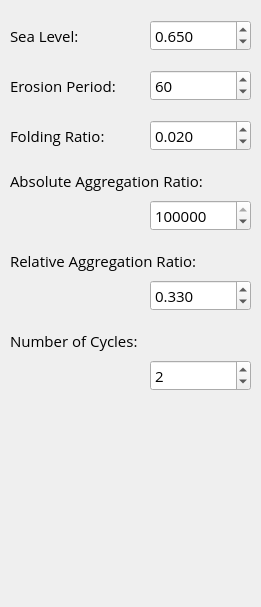
            <widget class="QWidget" name="page_5">
             <property name="geometry">
              <rect>
               <x>0</x>
               <y>0</y>
               <width>261</width>
               <height>607</height>
              </rect>
             </property>
             <attribute name="label">
              <string>Advanced Plate Options</string>
             </attribute>
             <widget class="QLabel" name="label_13">
              <property name="geometry">
               <rect>
                <x>10</x>
                <y>70</y>
                <width>131</width>
                <height>31</height>
               </rect>
              </property>
              <property name="font">
               <font>
                <family>Open Sans</family>
                <pointsize>11</pointsize>
                <weight>50</weight>
                <bold>false</bold>
               </font>
              </property>
              <property name="text">
               <string>Erosion Period:</string>
              </property>
             </widget>
             <widget class="QLabel" name="label_24">
              <property name="geometry">
               <rect>
                <x>10</x>
                <y>20</y>
                <width>121</width>
                <height>31</height>
               </rect>
              </property>
              <property name="font">
               <font>
                <family>Open Sans</family>
                <pointsize>11</pointsize>
                <weight>50</weight>
                <bold>false</bold>
               </font>
              </property>
              <property name="text">
               <string>Sea Level:</string>
              </property>
             </widget>
             <widget class="QSpinBox" name="spnErosionPeriod">
              <property name="geometry">
               <rect>
                <x>150</x>
                <y>70</y>
                <width>101</width>
                <height>31</height>
               </rect>
              </property>
              <property name="font">
               <font>
                <family>Open Sans</family>
                <pointsize>11</pointsize>
                <weight>50</weight>
                <bold>false</bold>
               </font>
              </property>
              <property name="minimum">
               <number>0</number>
              </property>
              <property name="maximum">
               <number>100</number>
              </property>
              <property name="singleStep">
               <number>5</number>
              </property>
              <property name="value">
               <number>60</number>
              </property>
             </widget>
             <widget class="QDoubleSpinBox" name="spnSeaLevel">
              <property name="geometry">
               <rect>
                <x>150</x>
                <y>20</y>
                <width>101</width>
                <height>31</height>
               </rect>
              </property>
              <property name="font">
               <font>
                <family>Open Sans</family>
                <pointsize>11</pointsize>
                <weight>50</weight>
                <bold>false</bold>
               </font>
              </property>
              <property name="styleSheet">
               <string notr="true"/>
              </property>
              <property name="decimals">
               <number>3</number>
              </property>
              <property name="maximum">
               <double>1.000000000000000</double>
              </property>
              <property name="singleStep">
               <double>0.100000000000000</double>
              </property>
              <property name="value">
               <double>0.650000000000000</double>
              </property>
             </widget>
             <widget class="QDoubleSpinBox" name="spnFoldingRatio">
              <property name="geometry">
               <rect>
                <x>150</x>
                <y>120</y>
                <width>101</width>
                <height>31</height>
               </rect>
              </property>
              <property name="font">
               <font>
                <family>Open Sans</family>
                <pointsize>11</pointsize>
                <weight>50</weight>
                <bold>false</bold>
               </font>
              </property>
              <property name="styleSheet">
               <string notr="true"/>
              </property>
              <property name="decimals">
               <number>3</number>
              </property>
              <property name="maximum">
               <double>1.000000000000000</double>
              </property>
              <property name="singleStep">
               <double>0.100000000000000</double>
              </property>
              <property name="value">
               <double>0.020000000000000</double>
              </property>
             </widget>
             <widget class="QLabel" name="label_25">
              <property name="geometry">
               <rect>
                <x>10</x>
                <y>120</y>
                <width>130</width>
                <height>31</height>
               </rect>
              </property>
              <property name="font">
               <font>
                <family>Open Sans</family>
                <pointsize>11</pointsize>
                <weight>50</weight>
                <bold>false</bold>
               </font>
              </property>
              <property name="text">
               <string>Folding Ratio:</string>
              </property>
             </widget>
             <widget class="QSpinBox" name="spnAggAbs">
              <property name="geometry">
               <rect>
                <x>150</x>
                <y>200</y>
                <width>101</width>
                <height>31</height>
               </rect>
              </property>
              <property name="font">
               <font>
                <family>Open Sans</family>
                <pointsize>11</pointsize>
                <weight>50</weight>
                <bold>false</bold>
               </font>
              </property>
              <property name="minimum">
               <number>0</number>
              </property>
              <property name="maximum">
               <number>10000000</number>
              </property>
              <property name="singleStep">
               <number>500000</number>
              </property>
              <property name="value">
               <number>1000000</number>
              </property>
             </widget>
             <widget class="QLabel" name="label_45">
              <property name="geometry">
               <rect>
                <x>10</x>
                <y>170</y>
                <width>241</width>
                <height>21</height>
               </rect>
              </property>
              <property name="font">
               <font>
                <family>Open Sans</family>
                <pointsize>11</pointsize>
                <weight>50</weight>
                <bold>false</bold>
               </font>
              </property>
              <property name="text">
               <string>Absolute Aggregation Ratio:</string>
              </property>
             </widget>
             <widget class="QLabel" name="label_46">
              <property name="geometry">
               <rect>
                <x>10</x>
                <y>250</y>
                <width>241</width>
                <height>21</height>
               </rect>
              </property>
              <property name="font">
               <font>
                <family>Open Sans</family>
                <pointsize>11</pointsize>
                <weight>50</weight>
                <bold>false</bold>
               </font>
              </property>
              <property name="text">
               <string>Relative Aggregation Ratio:</string>
              </property>
             </widget>
             <widget class="QDoubleSpinBox" name="spnAggRel">
              <property name="geometry">
               <rect>
                <x>150</x>
                <y>280</y>
                <width>101</width>
                <height>31</height>
               </rect>
              </property>
              <property name="font">
               <font>
                <family>Open Sans</family>
                <pointsize>11</pointsize>
                <weight>50</weight>
                <bold>false</bold>
               </font>
              </property>
              <property name="styleSheet">
               <string notr="true"/>
              </property>
              <property name="decimals">
               <number>3</number>
              </property>
              <property name="maximum">
               <double>1.000000000000000</double>
              </property>
              <property name="singleStep">
               <double>0.100000000000000</double>
              </property>
              <property name="value">
               <double>0.330000000000000</double>
              </property>
             </widget>
             <widget class="QSpinBox" name="spnNumCycles">
              <property name="geometry">
               <rect>
                <x>150</x>
                <y>360</y>
                <width>101</width>
                <height>31</height>
               </rect>
              </property>
              <property name="font">
               <font>
                <family>Open Sans</family>
                <pointsize>11</pointsize>
               </font>
              </property>
              <property name="minimum">
               <number>0</number>
              </property>
              <property name="maximum">
               <number>10</number>
              </property>
              <property name="singleStep">
               <number>1</number>
              </property>
              <property name="value">
               <number>2</number>
              </property>
             </widget>
             <widget class="QLabel" name="label_47">
              <property name="geometry">
               <rect>
                <x>10</x>
                <y>330</y>
                <width>161</width>
                <height>21</height>
               </rect>
              </property>
              <property name="font">
               <font>
                <family>Open Sans</family>
                <pointsize>11</pointsize>
                <weight>50</weight>
                <bold>false</bold>
               </font>
              </property>
              <property name="text">
               <string>Number of Cycles:</string>
              </property>
             </widget>
            </widget>
